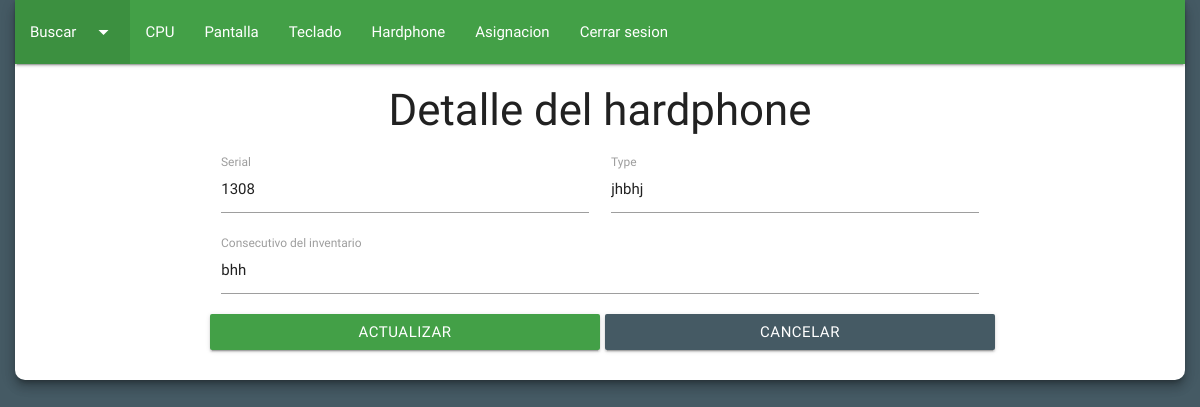
/?detalle=1308&c=admin&a=DetalleHardphone (signed in), run on the app's committed database.
### tables this page shows
CREATE TABLE `hardphone` (
  `hard_id` int(11) NOT NULL COMMENT 'En este campo se almacena la clave primaria de cada registro. Este campo es la llave primaria de la tabla.',
  `hard_serial` varchar(50) NOT NULL COMMENT 'En este campo se va a almacenar el serial del hardphone que se esta registrando.',
  `hard_type` varchar(50) NOT NULL COMMENT 'En este campo se va a almacenar el type del hardphone que se esta registrando.',
  `hard_consecutivo` varchar(50) NOT NULL COMMENT 'En este campo se va a almacenar el consecutivo de inventario de cada hardphone que se esta registrando.',
  `hard_extension` varchar(50) NOT NULL COMMENT 'En este campo se va a almacenar la extension en el que se encuentre asignado un hardphone determinado.',
  `hard_estado` varchar(50) NOT NULL COMMENT 'Este campo almacena el estado de un hardphone determinado, ya sea asignado o sin asignacion.'
);

### model/conn.model.php (called while the page is built, shortened)
<?php
class DataBase{
  private static $db_host = "localhost";
  private static $db_name = "inventario";
  private static $db_user = "root";
  private static $db_pass = "";
  private static $db_conn = null;
  public static function connect(){
    if(self::$db_conn == null){
      try{
        self::$db_conn = new PDO("mysql:host=".self::$db_host.";dbname=".self::$db_name,self::$db_user,self::$db_pass);
        self::$db_conn->exec("SET CHARACTER SET utf8");
      }catch(PDOException $e){
        die($e->getMessage());
      }
    }
    return self::$db_conn;
  }
}
?>

### model/user.model.php (called while the page is built, shortened)
<?php
class UserModel{
  private $pdo;
  public function __CONSTRUCT(){
    try{
      $this->pdo = DataBase::connect();
      $this->pdo->setAttribute(PDO::ATTR_ERRMODE,PDO::ERRMODE_EXCEPTION);
    }catch(PDOException $e){
      die($e->getMessage());
    }
  }
  public function DetalleHardphone($detalle){
    try {
      $sql= "SELECT * FROM hardphone WHERE hard_serial= '$detalle'";
      $query= $this->pdo->prepare($sql);
      $query->execute();
      $result= $query->fetchALL(PDO::FETCH_OBJ);
    } catch (PDOException $e) {
      die($e->getMessage());
    }
    return $result;
  }
}
 ?>

### view/modules/admin/detalleHardphone.php (the view, shortened to what this page needs)
<div class="row z-depth-4" id="cuerpo">
  <nav>
    <div class="nav-wrapper green darken-1">
      <ul>
        <li class="active"><a class="dropdown-button" data-activates="dropdown1" href="">Buscar<i class="material-icons right">arrow_drop_down</i></a></li>
        <li><a href="?c=admin&a=Equipo">CPU</a></li>
        <li><a href="?c=admin&a=Pantalla">Pantalla</a></li>
        <li><a href="?c=admin&a=Teclado">Teclado</a></li>
        <li><a href="?c=admin&a=Hardphone">Hardphone</a></li>
        <li><a href="?c=admin&a=Asignacion">Asignacion</a></li>
        <li><a href="?c=admin&a=logout" onclick="return confirm('¿Desea cerrar sesion?')">Cerrar sesion</a></li>
      </ul>
    </div>
  </nav>
  <form action="?c=admin&a=UpdateHardphone" method="post">
    <h3>Detalle del hardphone</h3>
    <?php foreach($result as $data){ ?>
    <div class="input-field col s4 offset-s2">
      <input type="text" name="data[]" value="<?php echo $data->hard_serial; ?>" required>
      <label>Serial</label>
    </div>
    <div class="input-field col s4">
      <input type="text" name="data[]" value="<?php echo $data->hard_type; ?>" required>
      <label>Type</label>
    </div>
    <div class="input-field col s8 offset-s2">
      <input type="text" name="data[]" value="<?php echo $data->hard_consecutivo; ?>" required>
      <label>Consecutivo del inventario</label>
    </div>
    <button id="btn" type="submit" class="btn waves-effect waves-light col s4 offset-s2 green darken-1">Actualizar</button>
  <?php } ?>
  </form>
  <a href="?c=admin&a=ReadHardphone" class="btn waves-effect waves-light col s4 blue-grey darken-2">Cancelar</a>
</div>

### view/assets/css/main.css (style rules this page uses)
body { background-color: #455a64; }
#cuerpo { border-radius: 10px; background-color: white; margin-left: 15px; margin-right: 15px; }
h3, h5 { text-align: center; }
#btnGuardar, #btn { margin-bottom: 30px; margin-right: 5px; }

### data on the page
hardphone: hard_serial "1308", hard_type "jhbhj", hard_consecutivo "bhh"
